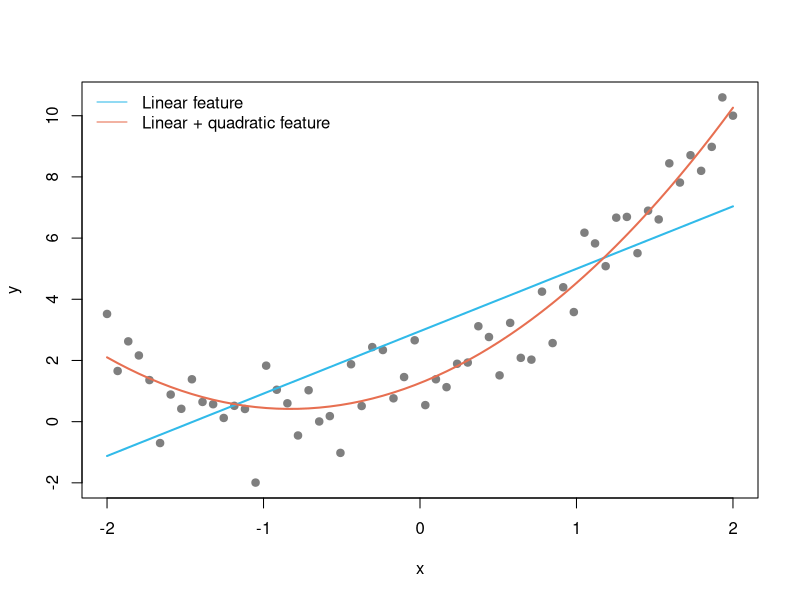

Reproduce this figure in R.
## ---- chunk 1
set.seed(2026)
x <- seq(-2, 2, length.out = 60)
y <- 1 + 2 * x + 1.5 * x^2 + rnorm(length(x), sd = 1)

linearFit <- lm(y ~ x)
quadraticFit <- lm(y ~ x + I(x^2))

plot(x, y, pch = 19, col = "grey50", xlab = "x", ylab = "y")
ord <- order(x)
lines(x[ord], predict(linearFit)[ord], col = "#31BAE9", lwd = 2)
lines(x[ord], predict(quadraticFit)[ord], col = "#E76F51", lwd = 2)
legend("topleft", c("Linear feature", "Linear + quadratic feature"),
       col = c("#31BAE9", "#E76F51"), lty = 1, bty = "n")
## ---- chunk 2
set.seed(2026)
values <- c(2, 4, 6, 8, 100)
trainIndex <- 1:4
testIndex <- 5

trainMean <- mean(values[trainIndex])
trainSd <- sd(values[trainIndex])

c(
  trainingMean = trainMean,
  trainingSd = trainSd,
  scaledTestValue = (values[testIndex] - trainMean) / trainSd
)
